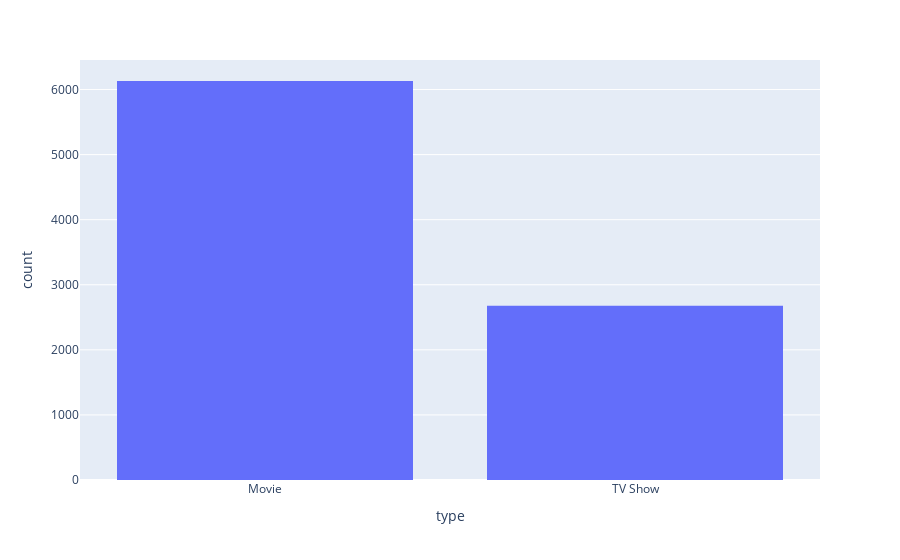

Notebook code for this chart:
### Markdown cell above
## Aha! Netflix adds more TV Shows and Movies on the first of the month than any other day, and we have another small spike around the middle of the month

### Almost 3/4 of the additions are movies and the other 1/4 is TV Shows

### Code cell
px.histogram(data_import, x='type') # Netflix has more movies than TV Shows

### Figure 1 — Plotly figure (JSON) as saved in the notebook; plotly's stock layout.template omitted (floating-point values rounded to 4 significant figures; data arrays with more than 128 entries replaced by an {"elided": "..."} marker saying what was removed)
{"data": [{"alignmentgroup": "True", "bingroup": "x", "hovertemplate": "type=%{x}<br>count=%{y}<extra></extra>", "legendgroup": "", "marker": {"color": "#636efa", "pattern": {"shape": ""}}, "name": "", "offsetgroup": "", "orientation": "v", "showlegend": false, "type": "histogram", "x": {"elided": "8807 str values"}, "xaxis": "x", "yaxis": "y"}], "layout": {"barmode": "relative", "legend": {"tracegroupgap": 0}, "margin": {"t": 60}, "xaxis": {"anchor": "y", "domain": [0, 1], "title": {"text": "type"}}, "yaxis": {"anchor": "x", "domain": [0, 1], "title": {"text": "count"}}}}
